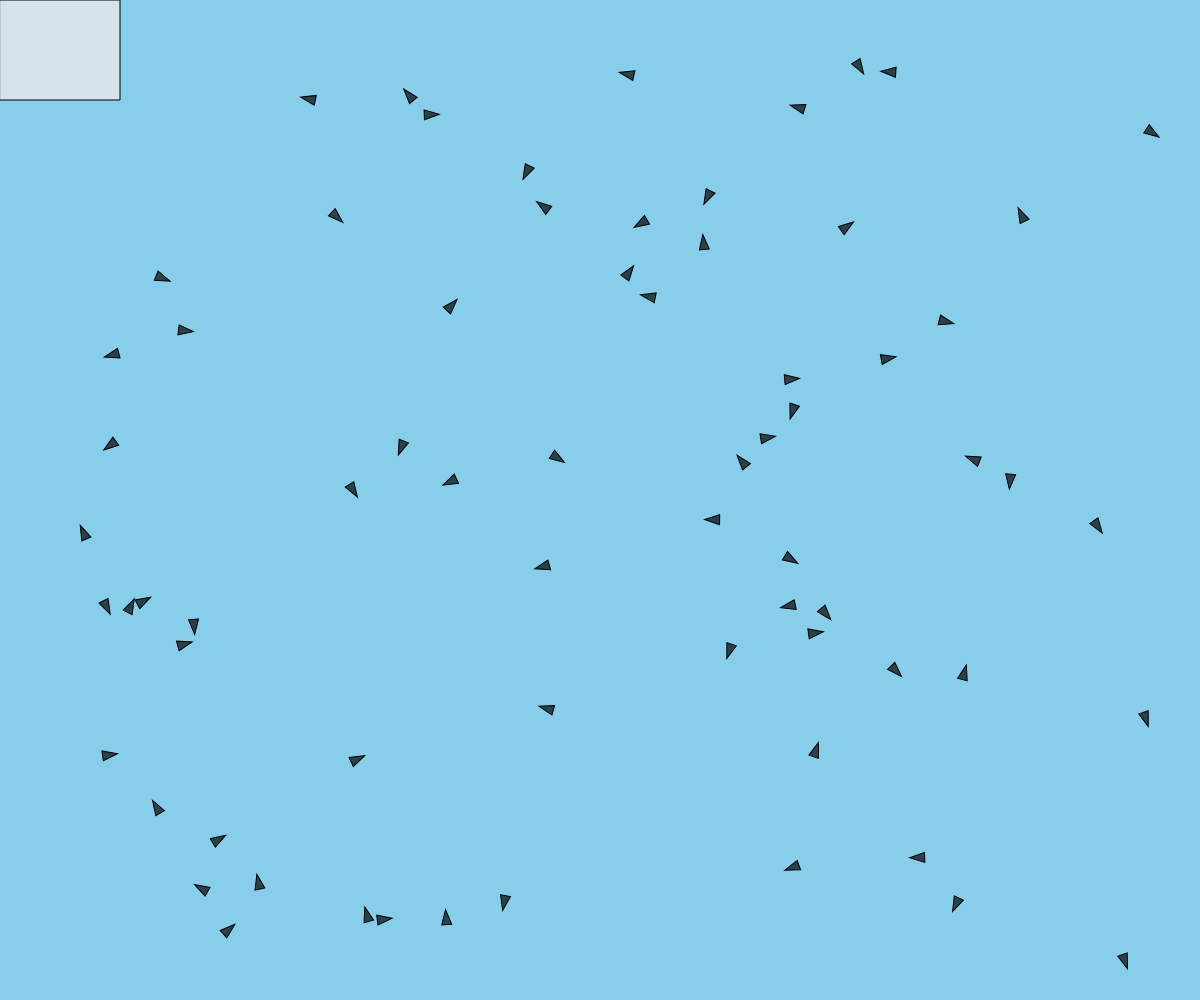
Frame 1 (no input)
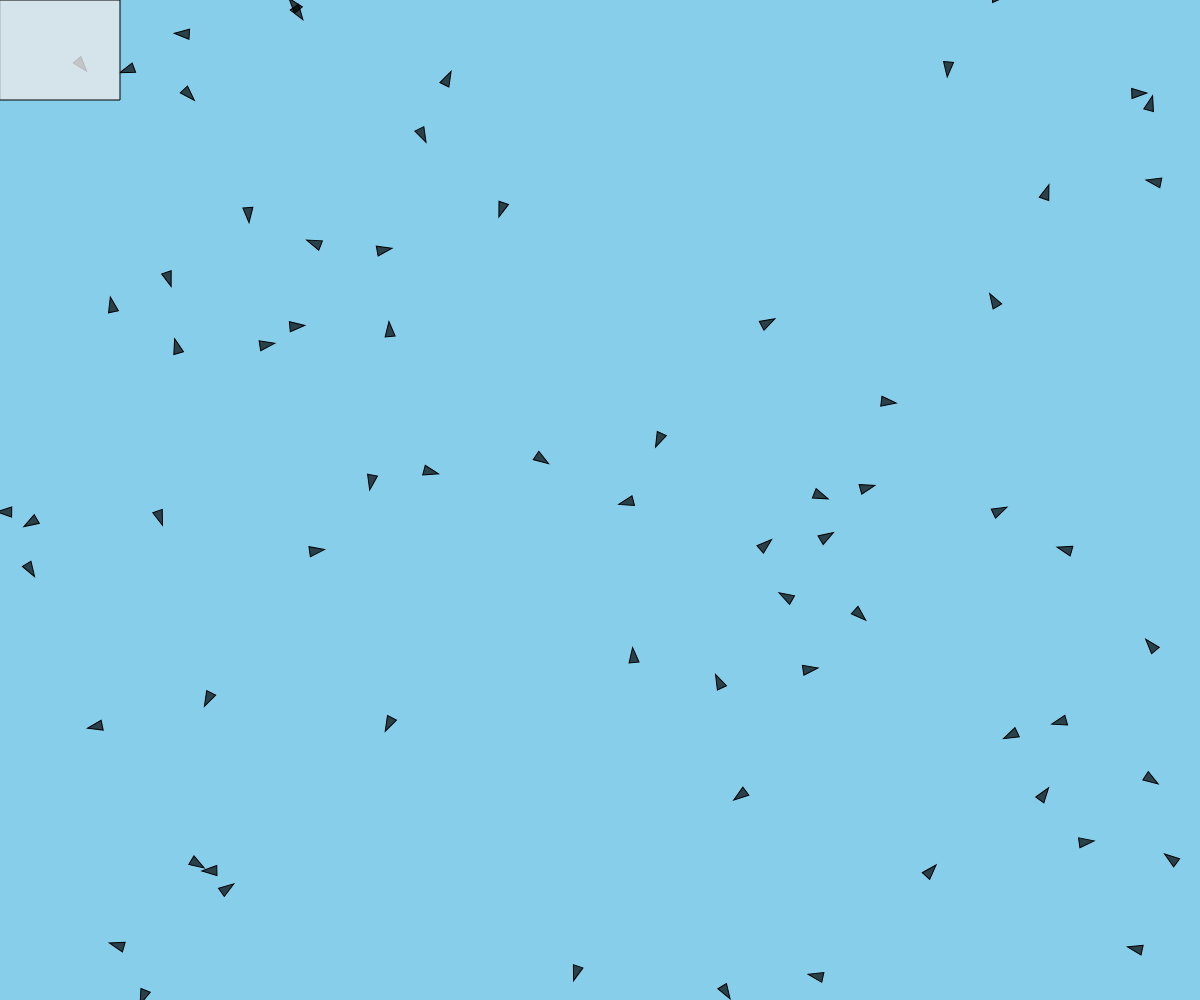
Frame 60 (no input)
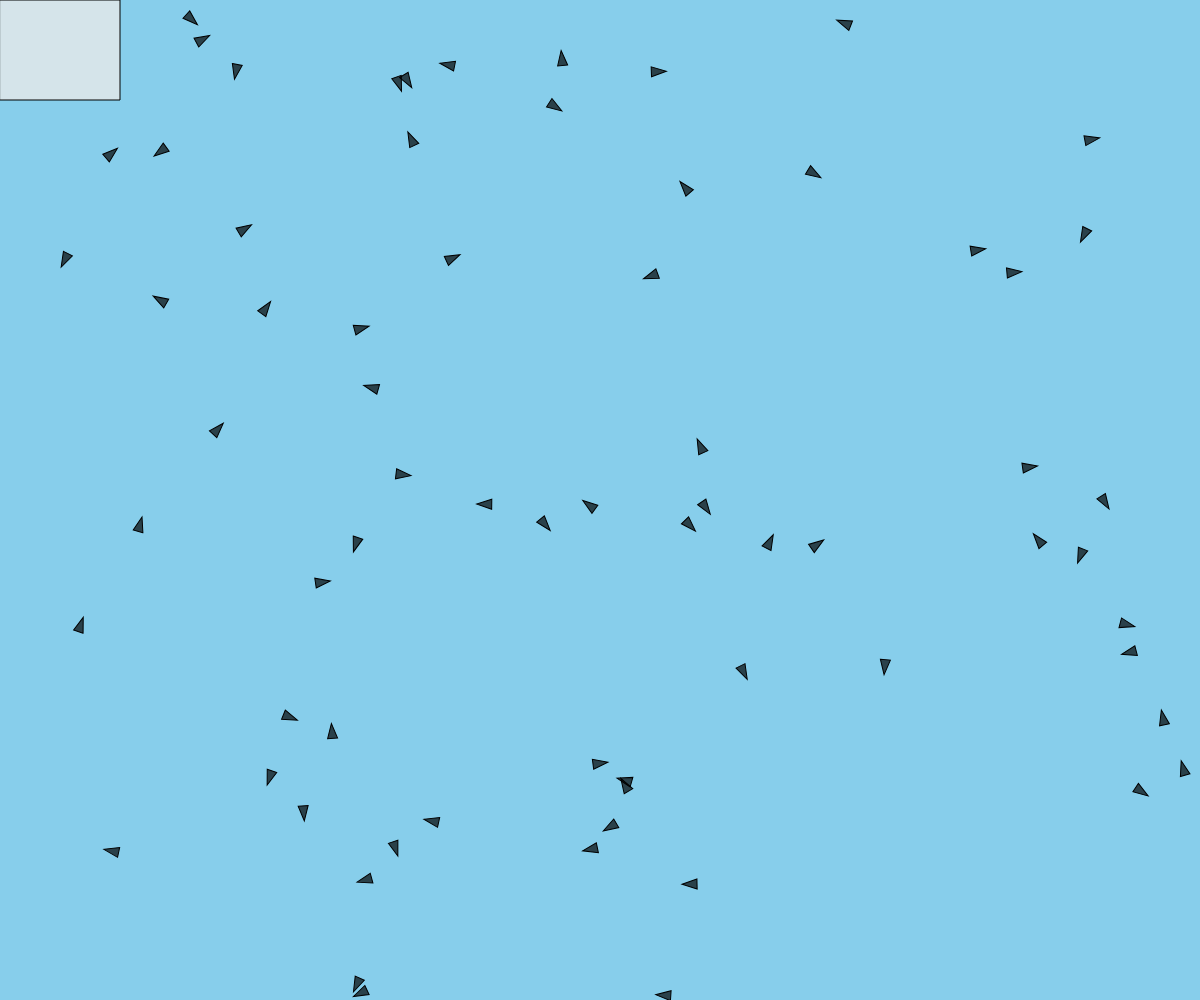
Frame 120 (the mouse pressed at the canvas centre since frame 60)

The p5.js sketch that drew these frames (run headless with seeded random() and noise() and a simulated clock; from frame 60 on, the mouse is pressed at the canvas centre):

// p5.js sketch
// ── sketch.js
const BOID_SIZE = 15.0;
const MAX_SPEED = 2;
const MAX_FORCE = 0.1;

let boids;
let longerLength;

function setup() {
    frameRate(30);

    createCanvas(windowWidth, windowHeight);
    longerLength = width > height ? width : height;

    separationCheck = createCheckbox("Separation");
    separationCheck.addClass("separation");
    alignmentCheck = createCheckbox("Alignment");
    alignmentCheck.addClass("alignment");
    cohesionCheck = createCheckbox("Cohesion");
    cohesionCheck.addClass("cohesion");
    followCheck = createCheckbox("Follow");
    followCheck.addClass("follow");

    boids = [];
    for(let i = 0; i < 69; i++) {
        boids.push(new Boid(random(5, 95), random(5, 95)));
    }
}

function draw() {
    background(135, 206, 235);
    for(let i = 0; i < boids.length; i++)
        boids[i].run();
    if(followCheck.checked()) {
        push();
        noStroke();
        fill(212, 175, 55);
        translate(mouseX, mouseY);
        circle(0, 0, BOID_SIZE);
        pop();
    }
    push();
    fill(235, 200);
    rect(0, 0, 120, 100);
    pop();  
}

function windowResized() {
    resizeCanvas(windowWidth, windowHeight);
    longerLength = width > height ? width : height;
}

class Boid {
    constructor(x, y) {
        this.acceleration = createVector(0, 0);
        this.velocity = p5.Vector.random2D();
        this.position = createVector(x, y);
    }

    run() {
        this.update();
        this.render();
    }

    update() {
        if(followCheck.checked()) {
            let scaledMouseX = map(mouseX, 0, width, 0, 100);
            let scaledMouseY = map(mouseY, 0, height, 0, 100);
            this.acceleration.add(createVector(scaledMouseX - this.position.x, scaledMouseY - this.position.y).limit(1));
        }

        this.acceleration = this.acceleration.limit(MAX_FORCE);
        this.velocity.add(this.acceleration);

        this.velocity = this.velocity.limit(MAX_SPEED);
        this.position.add(this.velocity);

        // Add 100 to prevent values from becoming negative, since JavaScript modulus doesn't limit to positive results
        this.position.x = (this.position.x+100) % 100;
        this.position.y = (this.position.y+100) % 100;
    }

    render() {
        push();
        fill(0, 175);
        // Map the position vector so there's a constant coordinate system even if window resizes
        let xCanvas = map(this.position.x, 0, 100, 0, width);
        let yCanvas = map(this.position.y, 0, 100, 0, height);
        translate(xCanvas, yCanvas);
        rotate(this.velocity.heading());
        triangle(0, BOID_SIZE/3, 0, -BOID_SIZE/3, BOID_SIZE, 0);
        pop();
    }
}
